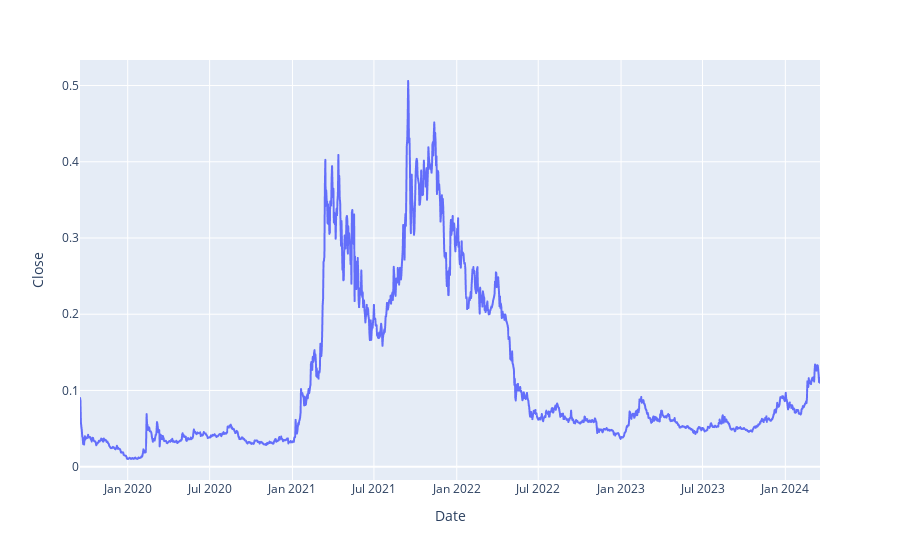

The notebook cell this image was saved under:
### Markdown cell above
## ..és ábrázolása

### Code cell
fig = px.line(df, x="Date", y="Close")
fig.show()

### Figure 1 — Plotly figure (JSON) as saved in the notebook; plotly's stock layout.template omitted (floating-point values rounded to 4 significant figures; data arrays with more than 128 entries replaced by an {"elided": "..."} marker saying what was removed)
{"data": [{"hovertemplate": "Date=%{x}<br>Close=%{y}<extra></extra>", "legendgroup": "", "line": {"color": "#636efa", "dash": "solid"}, "marker": {"symbol": "circle"}, "mode": "lines", "name": "", "showlegend": false, "type": "scattergl", "x": {"elided": "1645 str values"}, "xaxis": "x", "y": {"elided": "1645 float values"}, "yaxis": "y"}], "layout": {"legend": {"tracegroupgap": 0}, "margin": {"t": 60}, "xaxis": {"anchor": "y", "domain": [0, 1], "title": {"text": "Date"}}, "yaxis": {"anchor": "x", "domain": [0, 1], "title": {"text": "Close"}}}}
